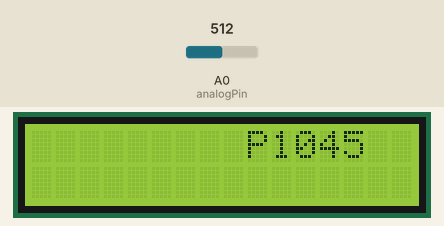
Bench run of a sketch on a simulated Arduino Uno, built with avr-gcc and run on an emulated ATmega328P. On the bench: 16×2 character LCD. The inputs (shaded band) are chosen by the test bench; at power-on: A0 (analogPin) = 512. Random numbers use the default seed unless the sketch sets one; what the sketch prints to the serial monitor is not drawn.

Above: at 4.2 s.
4.3 s: A0 (analogPin) set to 0
At 5.5 s:
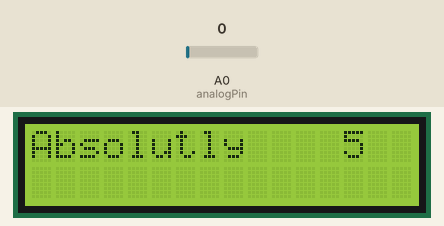
At 10.6 s:
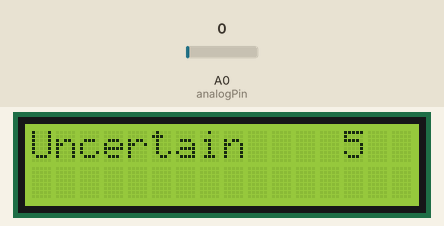
Timing chart, 0 to 12.1 s (numbered marks = the images above; inputs shaded):
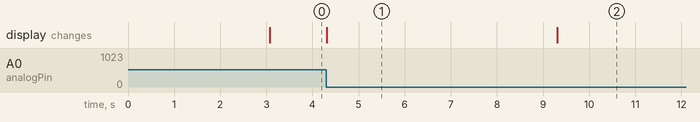

The sketch:

Project.ino
```cpp
//==========================================================================
//	Author		    : CYTRON TECHNOLOGIES SDN BHD (Modified by rbigelow)
//	Program description : This program demonstrates how to display text to the LCD screen and read data from the 5 push buttons.
//==========================================================================
/* The circuit uses the following pins:
 * LCD RS pin to digital pin 8
 * LCD Enable pin to digital pin 9
 * LCD D4 pin to digital pin 4
 * LCD D5 pin to digital pin 5
 * LCD D6 pin to digital pin 6
 * LCD D7 pin to digital pin 7
 * LCD R/W pin to ground
*/

#include <LiquidCrystal.h>

//Define the pins that are used by the LCD.
LiquidCrystal lcd(8, 9, 4, 5, 6, 7);

int analogPin = A0;  //Analog 0 input is used by the push buttons.
int adc_key_old;
int adc_key_in;
int NUM_KEYS = 5;
int key=-1;
int adc_key_val[5] ={30, 150, 360, 535, 760 };  //Each push button returns a different value.

char msgs[5][15] = {"Yes          ",   //This stores the 5 messages that are displaye
                    "No           ",
                    "Absolutly    ",
                    "Maybe        ",
                    "Uncertain    "};

void setup ()
{
  Serial.begin(9600);
  lcd.begin(16, 2);                         // set the lcd dimension
  lcd.clear();                              // LCD screen clear
  lcd.print("Georgian College");              // display text
  lcd.setCursor(0,1);                       // set lcd.setCursor  position (column,row)
  lcd.print("Computer Studies");
  delay(3000);                              // delay for 3000ms
  lcd.clear();                              //Clear the screen
  lcd.setCursor(0,0);                       //Set the cursor back at the start (Will over-write perviously displayed text)
  lcd.print("Hello COMP1045");              // display text
  lcd.setCursor(0,1);                       //Set the cursor position at the start of the second row.

}

void loop()
{
  adc_key_in = analogRead(analogPin);     // read ADC value
  //adc_key_in = get_key(adc_key_in);
  lcd.setCursor(0, 0);
 Serial.println(adc_key_in);
  if(adc_key_in == 0)                    //Sets board to take input from only the right button
  {
  lcd.print(msgs[random(5)] );           //Chooses a random message and displays it
  delay(5000);  //display message key
  }else{
    lcd.print("         ");
}
}
```

Measured:
- after the input at 4.3 s, the display: changes at once (image 1)
- what the display in image 1 shows lasts 5.0 s, from 4.3 s to 9.3 s
